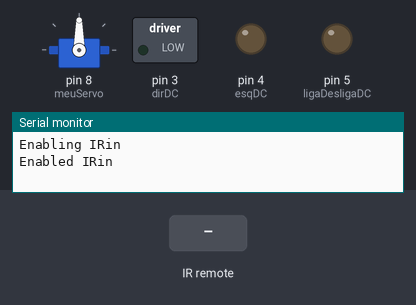
A sketch run on a simulated Arduino Uno, built with avr-gcc and run on an emulated ATmega328P. Parts: servo, switched loads named in the sketch (green lamp = pin HIGH), output pins drawn as LEDs (lit = HIGH), the last lines printed to the serial monitor. The inputs (shaded band) are chosen by the test bench.

Above: at 1.2 s.
1.3 s: infrared code 0xFFC23D received
At 2.4 s:
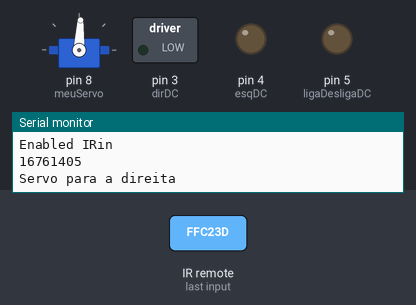
2.8 s: infrared code 0xFF22DD received
At 3.5 s:
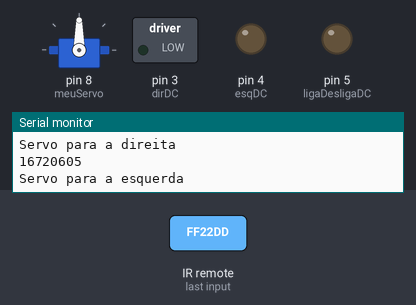
Timing chart, 0 to 5.8 s (numbered marks = the images above; inputs shaded):
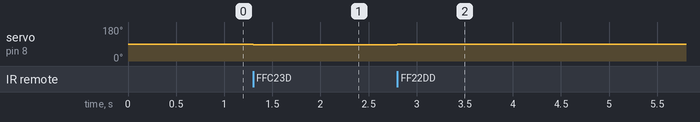

Measured:
- after the input at 1.3 s, servo on pin 8 (meuServo): 90° → 87° at once
- after the input at 2.8 s, servo on pin 8 (meuServo): 87° → 90° at once

The sketch:

motoresComControleRemoto.ino
```cpp
#include <Servo.h>
#include <IRremote.h>

int ligaDesligaDC = 5;
int esqDC = 4;
int dirDC = 3;

Servo meuServo;
int anguloServo;

int sensorIR = 22;
IRrecv IRR(sensorIR);
decode_results results;
unsigned long int botao = 0;

void setup() {
  pinMode(ligaDesligaDC, OUTPUT);
  pinMode(esqDC, OUTPUT);
  pinMode(dirDC, OUTPUT);

  meuServo.attach(8);
  meuServo.write(90);
  anguloServo = meuServo.read();

  Serial.begin(9600);
  Serial.println("");
  Serial.println("Enabling IRin");
  IRR.enableIRIn();
  Serial.println("Enabled IRin");
}

void loop() {
  if (IRR.decode()) {
    if(IRR.results.value != 4294967295) {
      botao = IRR.results.value;
    }
    //unsigned long int
    Serial.println(botao);

    switch (botao) {
      case 16761405:
        mexeServoParaDireita();
        break;

      case 16720605:
        mexeServoParaEsquerda();
        break;

     case 16736925:
        mexeDCParaFrente();
        break;

     case 16754775:
        mexeDCParaTras();
        break;
    }

    IRR.resume(); // Receive the next value
  }

}

void mexeServoParaDireita(){
   Serial.println("Servo para a direita");
   if(anguloServo > 45) {
     anguloServo = anguloServo - 3;
     meuServo.write(anguloServo);
     delay(30);
   }
}

void mexeServoParaEsquerda(){
  Serial.println("Servo para a esquerda");
   if(anguloServo < 135) {
     anguloServo = anguloServo + 3;
     meuServo.write(anguloServo);
     delay(30);
   }
}

void mexeDCParaFrente(){
  Serial.println("DC para frente");
}

void mexeDCParaTras(){
  Serial.println("DC para tras");
}
```
